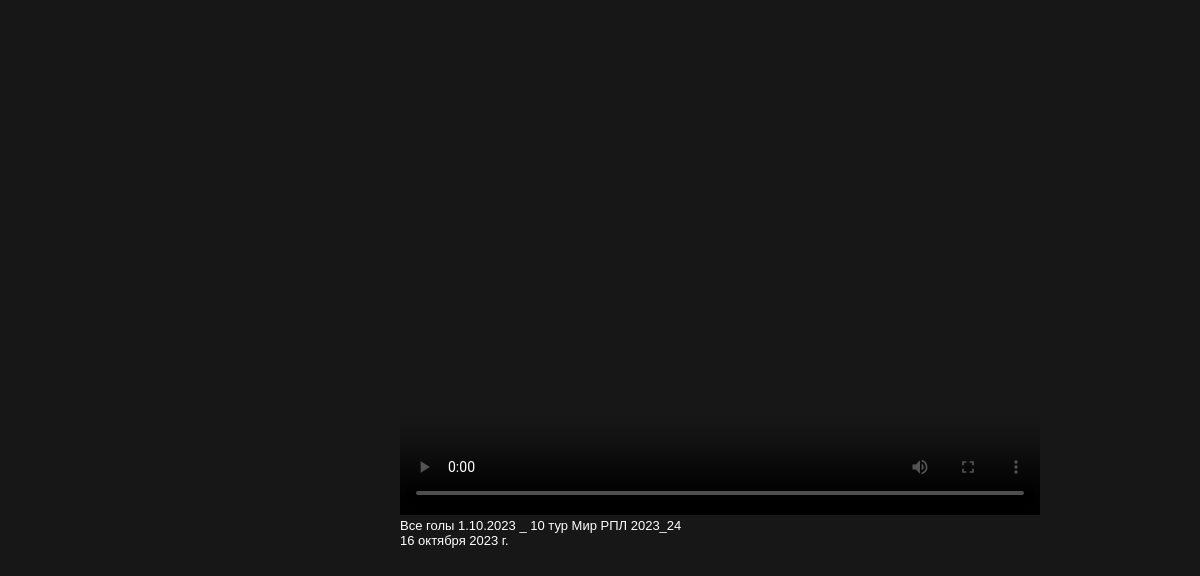
Page /video/video/ (lower part) on the earlier database version.
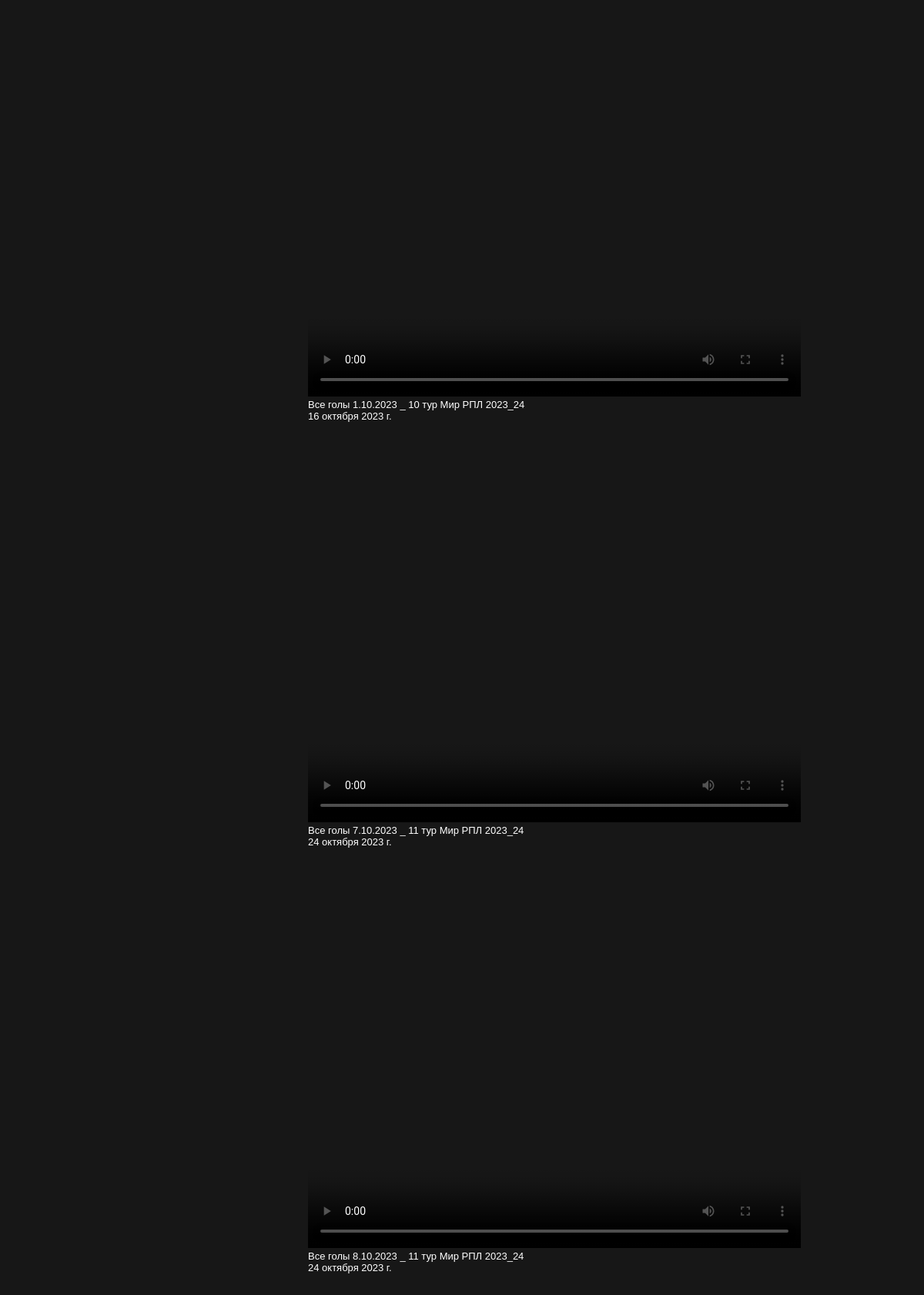
Same page on the later database version.
### video/models.py (models this page shows, shortened)
class Video(models.Model):
    video = models.FileField('Видео', upload_to='video/video/')
    desc_2 = models.TextField('Описание')
    date_3 = models.DateField('Дата')
    class Meta:
        verbose_name = 'видео'
        verbose_name_plural = 'Видео'

### video/views.py (the view)
# urls.py: path('video/', views.videoview, name = 'video'),
def videoview(request):
    video = Video.objects.all()
    return render(request, 'video/video.html', {'video':video})

### video/templates/video/video.html
{% extends 'base.html' %}
{% block content %}
{% for Video in video %}
<div class="vid">
    <video poster="https://metaratings.ru/storage/images/fc/53/fc535e55ec73cdb43e83fa44bbf2a9a5.png" width="640" height="480" controls>
    <source src="{{ Video.video.url }}" type="video/mp4">
    </video>
    <p>{{ Video.desc_2 }} </p>
    <p>{{ Video.date_3 }}</p>
</div>
{% endfor %}
{% endblock %}

Differences in the rows shown:
added Video: desc_2 "Все голы 7.10.2023 _ 11 тур Мир РПЛ 2023_24", date_3 "24 октября 2023 г."
added Video: desc_2 "Все голы 8.10.2023 _ 11 тур Мир РПЛ 2023_24", date_3 "24 октября 2023 г."
